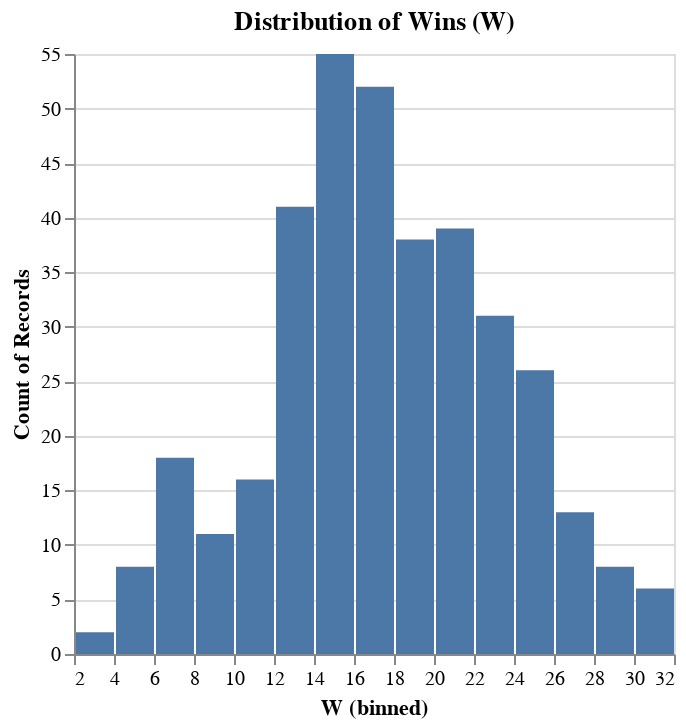

The notebook cell this image was saved under:
### Markdown cell above
EDA:
For the EDA we will look at distribution of wins and a few relationships. This will include the offensive rating, defensive rating, barthag, effective field goal allowed, effective field goal percentage, wtc.

### Code cell
# Distribution of wins
chart = alt.Chart(df).mark_bar().encode(
    x=alt.X('W:Q', bin=alt.Bin(maxbins=20)),
    y='count()'
).properties(title="Distribution of Wins (W)")
chart

### Figure 1 — Vega-Lite specification as saved in the notebook (floating-point values rounded to 4 significant figures; data arrays with more than 128 entries replaced by an {"elided": "..."} marker saying what was removed)
{"config": {"view": {"continuousWidth": 300, "continuousHeight": 300}}, "data": {"name": "data-a162d7d32dc2053d81d3956ca4c5e312"}, "mark": {"type": "bar"}, "encoding": {"x": {"bin": {"maxbins": 20}, "field": "W", "type": "quantitative"}, "y": {"aggregate": "count", "type": "quantitative"}}, "title": "Distribution of Wins (W)", "$schema": "https://vega.github.io/schema/vega-lite/v5.17.0.json", "datasets": {"data-a162d7d32dc2053d81d3956ca4c5e312": {"elided": "364 records"}}}
